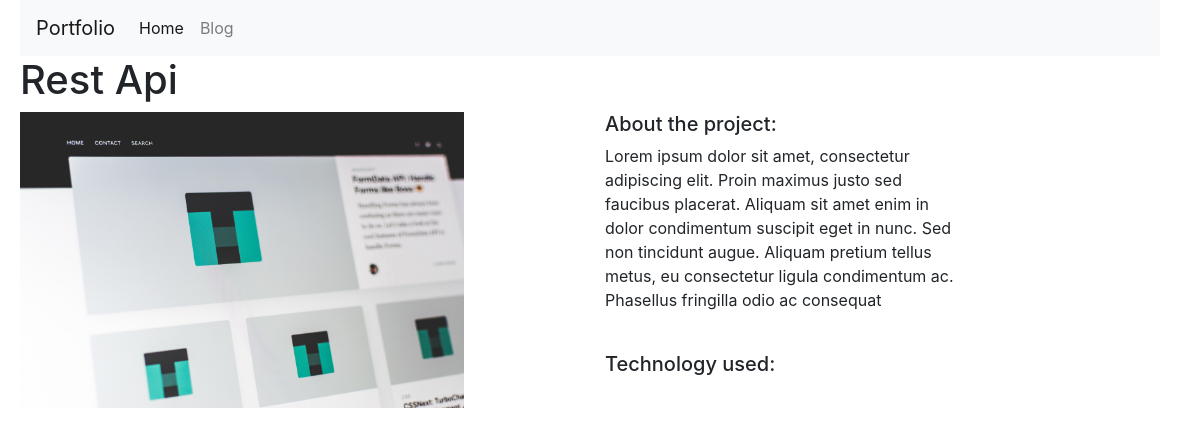
Page /6 on the committed database.
### all_projects/models.py (models this page shows, shortened)
class Project(models.Model):
    title = models.CharField(max_length=100)
    description = models.TextField()
    technologies = models.CharField(max_length=100)
    image = models.FileField(null=True, blank=True)

### all_projects/views.py (the view)
# urls.py: path('<int:pk>', views.project_detail, name='project_detail')
def project_detail(request, pk):
    project = Project.objects.get(pk=pk)
    context = {'project': project}
    return render(request, 'project.html', context)

### all_projects/templates/project.html (shortened to what this page needs)
{% extends "base.html" %}
{% load static%}
{% block content%}
<h1>{{project.title}}</h1>
<div class="row">
    <div class="col-md-6">
        <img src="{{ project.image.url }}" alt="project image" width="80%">
    </div>
    <div class="col-md-4">
        <h5>About the project:</h5>
        <p>{{ project.description }}</p>
        <br>
        <h5>Technology used:</h5>
    </div>
</div>
{% endblock %}

### rows in the picture
Project: title "Rest Api", image (picture), description "Lorem ipsum dolor sit amet, consectetur adipiscing elit. Proin maximus justo sed faucibus placerat. Aliquam sit amet enim in dolor condimentum suscipit eget in nunc. Sed non tincidunt augue. Aliquam pretium tellus metus, eu consectetur ligula condimentum ac. Phasellus fringilla odio ac consequat"
